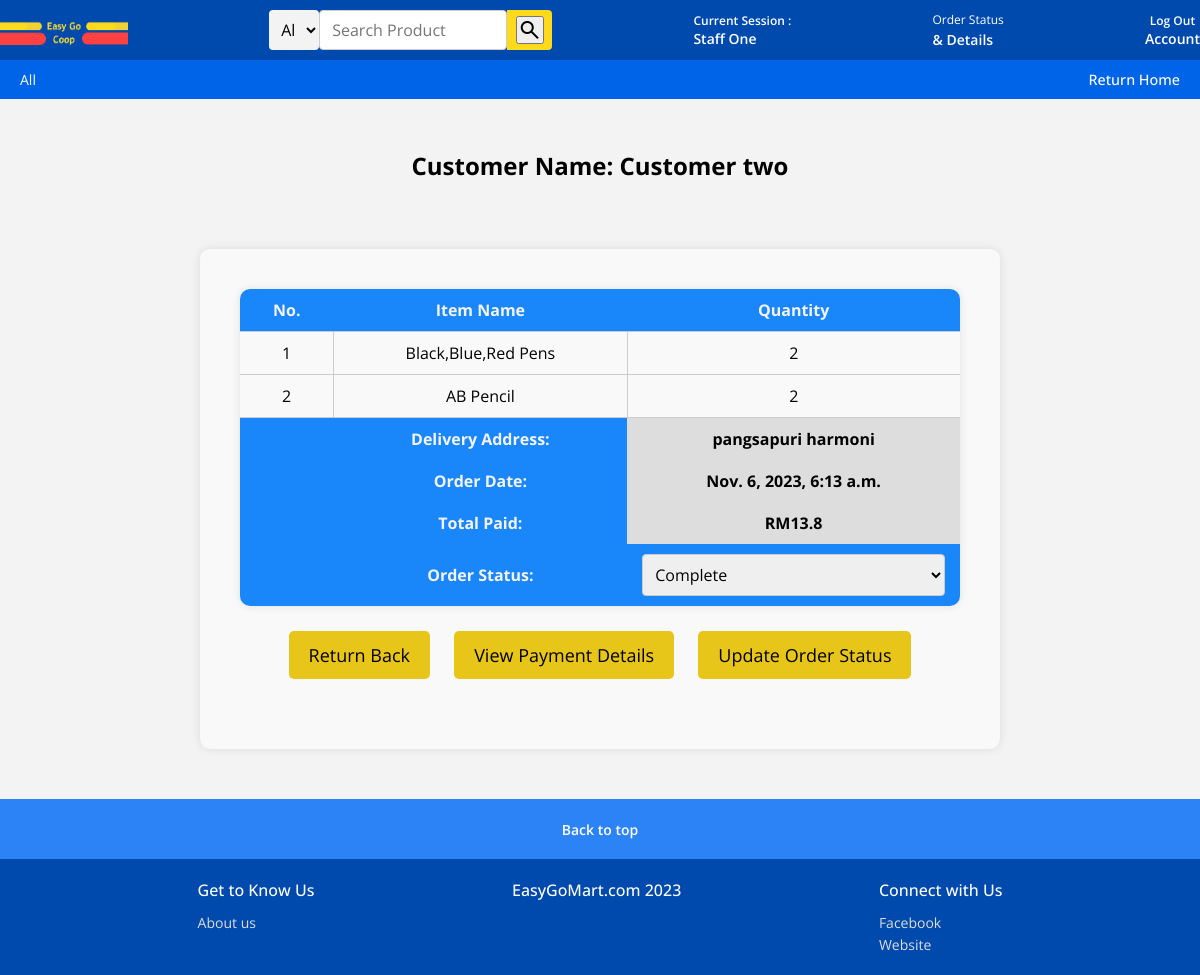
The page /viewOrderDetails/4/ (signed in) on the database its author committed.
### easyGoMart/models.py (models this page shows)
class Staff(models.Model):
    staffID = models.CharField(max_length= 5, primary_key= True)
    staffName = models.CharField(max_length=100)
    password = models.TextField(default='null')

class OrderDetail(models.Model):
    orderID = models.IntegerField(primary_key=True)
    transactionID = models.ForeignKey(TransactionDetail, on_delete=models.CASCADE)
    phoneNo = models.ForeignKey(Customer, on_delete=models.CASCADE)
    deliveryMethod = models.TextField(default="null")
    paymentMethod = models.TextField(default="null")
    totalAmount = models.FloatField(default=0)
    orderDate = models.DateTimeField()
    orderStatus = models.CharField(max_length=9) #cancelled, preparing-9, shipped, received, complete

class Customer(models.Model):
    phoneNo = models.CharField(max_length= 12, primary_key= True)
    customerName = models.CharField(max_length=100)
    customerEmail = models.TextField()
    password = models.TextField()
    deliveryAddress = models.CharField(max_length=300)

class OrderList(models.Model):
    itemNo = models.IntegerField(primary_key= True)
    phoneNo = models.ForeignKey(Customer, on_delete=models.CASCADE)
    orderID = models.ForeignKey(OrderDetail, on_delete=models.CASCADE)
    productID = models.ForeignKey(Product, on_delete=models.CASCADE)
    productQuantity = models.IntegerField(default=0)

class Product(models.Model):
    productID = models.CharField(max_length= 5, primary_key= True)
    productImg = models.ImageField()
    productName = models.TextField()
    productDesc = models.TextField()
    productCategory = models.CharField(max_length=30)
    productPrice = models.FloatField()

### easyGoMart/views.py (the view)
# urls.py: path('viewOrderDetails/<int:order_id>/', views.viewOrderDetails, name='viewOrderDetails'),
def viewOrderDetails(request, order_id):
    if 'staffID' not in request.session:
        return HttpResponseRedirect(reverse('loginStaff'))
    else:
        staffID = request.session['staffID']
        staff = Staff.objects.get(staffID=staffID)
        order_detail = get_object_or_404(OrderDetail, orderID=order_id)
        data = {
            'staffID': staffID,
            'staff': staff,
            'staffName': staff.staffName,
            'order_detail': order_detail,
        }
        return render(request, 'viewCustomerOrder.html', data)

### easyGoMart/templates/viewCustomerOrder.html (shortened to what this page needs)
<!DOCTYPE html>
<html lang="en">
{% load static %}
<head>
  <link rel="stylesheet" href="https://cdnjs.cloudflare.com/ajax/libs/font-awesome/6.0.0-beta3/css/all.min.css">
</head>
    <body>
      <header>
        <nav class="navbar">
          <div class="nav-logo">
            <a href="{% url 'staffPage' %}"><img src="{% static 'media/logo.png' %}" alt="logo">
            </a>
          </div>
          <form action="{% url 'staffPageFilter' %}" method="get">
            <div class="nav-search">
                <select name="category" class="select-search">
                  <option value="All">All</option>
                </select>
                <input type="text" name="search" placeholder="Search Product" class="search-input">
                <div class="search-icon">
                    <button type="submit" class="material-symbols-outlined">search</button>
                </div>
            </div>
        </form>
        <div class="sign-in">
          <a href="#"> <p>Current Session :</p>
           <span>{{ staff.staffName }}</span>
          </a>
         </div>
          <div class="returns">
            <a href="{% url 'staffOrderDetails' %}">
              <p>Order Status</p>
              <span>&amp; Details</span></a>
          </div>
          <div class="sign-in">
            <a href="{% url 'logoutStaff' %}" method="post" type="submit"> <p>Log Out</p>
             <span>Account</span></a>
           </div>
        </nav>
        <div class="banner">
          <div class="banner-content">
            <div class="panel">
              <a href="{% url 'staffPage' %}">All</a>
            </div>
            <div class="deals">
              <a href="{% url 'staffPage' %}">Return Home</a>
            </div>
          </div>
        </div>
      </header>
     <section class="shop-section">
      <h1> Customer Name: {{ order_detail.phoneNo.customerName }} </h1>
  </section>
<section class="shop-section">
  <form method="post" class="wrapper" id="orderDetailsForm" action="{% url 'staffUpdateOrderStatus' order_detail.orderID %}">
  <table class="table" id="shoppingCartTable">
      <thead>
          <tr>
              <th>No. </th>
              <th>Item Name</th>
              <th>Quantity</th>
          </tr>
      </thead>
      <tbody>
          {% for order_list in order_detail.orderlist_set.all %}
              <tr>
                  <td>{{ forloop.counter }}</td>
                  <td>{{ order_list.productID.productName }}</td>
                  <td>{{ order_list.productQuantity }}</td>
              </tr>
          {% endfor %}
      </tbody>
      <thead>
        <tr>
            <th></th>
            <th>Delivery Address:</th>
            <th style="background-color: #ddd; color: #000; position: center;">{{ order_detail.phoneNo.deliveryAddress }}</th>
        </tr>
    </thead>
      <thead>
          <tr>
              <th></th>
              <th>Order Date:</th>
              <th style="background-color: #ddd; color: #000; position: center;">{{ order_detail.orderDate }}</th>
          </tr>
      </thead>
      <thead>
          <tr>
              <th></th>
              <th>Total Paid:</th>
              <th style="background-color: #ddd; color: #000; position: center;"> RM{{ order_detail.totalAmount }}</th>
          </tr>
      </thead>
      <thead>
          <tr>
              <th></th>
              <th>Order Status:</th>
              <th>
                <select id="orderStatusSelect" name="orderStatus" class="select-option">
                    <option value="complete" {% if order_detail.orderStatus == 'complete' %}selected{% endif %}>Complete</option>
                </select>
            </th>
          </tr>
      </thead>
  </table>
        <div class="btn-box">
          <a href="{% url 'staffOrderDetails' %}" class="btn" name="returnBack">Return Back</a>
          <a href="{% url 'staffViewPayment' order_detail.orderID %}" class="btn">View Payment Details</a>
          <button type="submit" class="btn" name="updateOrderStatus">Update Order Status</button>
      </form>
     </section>
    <footer>
      <a href="#" class="footer-title">
        Back to top
      </a>
      <div class="footer-items">
        <ul>
          <h3>Get to Know Us</h3>
          <li><a href="https://beranang.kpm.edu.my/kpmb/index.php">About us</a></li>
        </ul>
        <ul>
          <h3>EasyGoMart.com 2023</h3>
        </ul>
        <ul>
          <h3>Connect with Us</h3>
          <li><a href="https://www.facebook.com/KPMBERANANGSELANGOR/">Facebook</a></li>
          <li><a href="https://beranang.kpm.edu.my/kpmb/index.php">Website</a></li>
        </ul>
      </div>
    </footer>
    </body>
</html>

### easyGoMart/templates/viewCustomerOrder.html (style rules this page uses)
* { margin: 0; padding: 0; box-sizing: border-box; font-family: "Open Sans", sans-serif; }
html { scroll-behavior: smooth; }
a { text-decoration: none; color: #fff; }
header { width: 100%; background-color:#004AAD; }
.navbar { height: 60px; display: flex; align-items: center; justify-content: space-between; cursor: pointer; color: #fff; max-width: 1280px; margin: 0 auto; }
.nav-logo img { margin-top: 10px; width: 128px; background-image: url("static/images/logo.png"); }
.nav-search { display: flex; justify-content: space-evenly; max-width: 420px; width: 100%; height: 40px; border-radius: 4px; }
.select-search { background: #f3f3f3; width: 50px; text-align: center; border-top-left-radius: 4px; border-bottom-left-radius: 4px; border: none; }
.search-input { max-width: 600px; width: 100%; font-size: 1rem; border: none; outline: none; padding-left: 10px; }
.search-icon { max-width: 45px; width: 100%; display: flex; justify-content: center; align-items: center; font-size: 1.2rem; background: #FFDA1C; color: #000; cursor: pointer; border-top-right-radius: 4px; border-bottom-right-radius: 4px; }
.sign-in p, .returns p { font-size: 0.75rem; }
.sign-in, .returns span { font-size: 0.875rem; font-weight: 600; }
.banner { padding: 10px 20px; background: #006af4d3; color: #fff; font-size: 0.875rem; }
.banner-content { margin: 0 auto; max-width: 1280px; display: flex; align-items: center; justify-content: space-between; }
.panel { max-width: 1280px; display: flex; align-items: center; gap: 5px; cursor: pointer; }
.deals a { font-size: 0.9rem; font-weight: 500; white-space: nowrap; }
body { min-width: 600px; }
.shop-section { display: block; align-items: center; justify-content: center; flex-wrap: wrap; background-color: #f3f3f3; padding: 50px 0; }
h1, h3, p { width: 100%; display: block; position: relative; text-align: center; word-wrap: break-word; }
h1 { margin-bottom: -40px; }
h3 { margin-top: none; }
.footer-title { display: flex; align-items: center; justify-content: center; background: #006af4d3; color: #fff; font-size: 0.875rem; font-weight: 600; height: 60px; }
.footer-items { display: flex; justify-content: space-evenly; width: 100%; margin: 0 auto; background: #004AAD; }
.footer-items h3 { font-size: 1rem; font-weight: 500; color: #fff; margin: 20px 0 10px 0; }
.footer-items ul { list-style: none; margin-bottom: 20px; }
.footer-items li a { color: #ddd; font-size: 0.875rem; }
.wrapper { min-width: 600px; max-width: 800px; margin: 0 auto; background: #f9f9f9; padding: 40px; border-radius: 10px; box-shadow: 0 0 10px rgba(0, 0, 0, 0.1); }
input[type="file"], input[type="text"], input[type="datetime-local"], select { width: 100%; padding: 8px; box-sizing: border-box; border: 1px solid #ccc; border-radius: 4px; font-size: 16px; }
input[type="text"], textarea { padding: 12px; }
.btn-box { margin-top: 15px; text-align: center; }
.btn { background: #e8c519; color: #000000; border: none; padding: 12px 20px; margin: 10px; font-size: 18px; cursor: pointer; border-radius: 5px; }
.table { border-collapse: collapse; width: 100%; border-radius: 10px; overflow: hidden; box-shadow: 0 0 10px rgba(0, 0, 0, 0.1); }
.table td { border: 1px solid #ccc; padding: 10px 15px; text-align: center; }
.table th { padding: 10px 15px; text-align: center; color: #f3f3f3; background-color: #1986fa; }
.table th:first-child, .table td:first-child { border-left: none; }
.table th:last-child, .table td:last-child { border-right: none; }

### rows shown on the page
Staff: staffName "Staff One"
OrderDetail: phoneNo.customerName "Customer two", phoneNo.deliveryAddress "pangsapuri harmoni", orderDate "Nov. 6, 2023, 6:13 a.m.", totalAmount "13.8", orderStatus "Complete"
OrderList: productID.productName "Black,Blue,Red Pens", productQuantity "2"
OrderList: productID.productName "AB Pencil", productQuantity "2"
